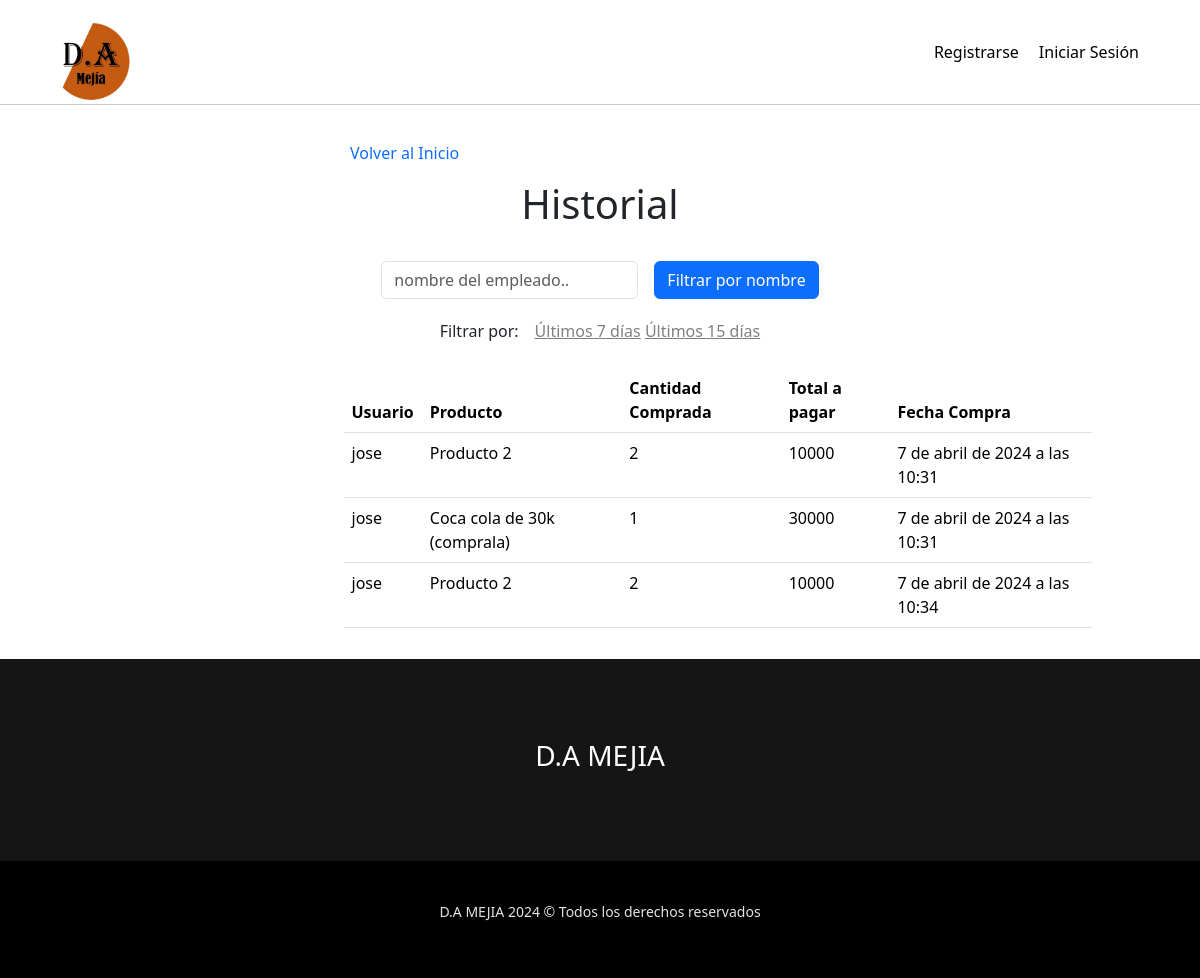
The page /historial/ on the database its author committed.
### tienda/models.py (models this page shows, shortened)
class Factura(models.Model):
    usuario = models.ForeignKey(User, on_delete=models.CASCADE)
    producto=models.ForeignKey(Producto, on_delete=models.CASCADE)
    cantidad = models.IntegerField(default=1,null=False,blank=False)
    fecha_compra = models.DateTimeField(auto_now_add=True)

class Producto(models.Model):
    nombre = models.CharField(max_length=120,null=False,blank=False)
    precio = models.IntegerField(null=False,blank=False)
    cantidad = models.IntegerField(null=False,blank=False)
    categoria = models.ForeignKey(Categoria,on_delete=models.CASCADE)
    imagen = models.ImageField(upload_to="producto", null=False,blank=False)
    creado = models.DateTimeField(auto_now_add=True)
    actualizado = models.DateTimeField(auto_now=True)

### proyectowebapp/views.py (the view)
# urls.py: path('historial/',views.registros,name="Historial"),
def registros(request):
    nombre_usuario = request.GET.get('nombre_usuario')
    ultimos_7_dias = request.GET.get('ultimos_7_dias')
    ultimos_15_dias = request.GET.get('ultimos_15_dias')
    fecha_actual = datetime.now().date()
    fecha_inicio_7_dias = fecha_actual - timedelta(days=7)
    fecha_inicio_15_dias = fecha_actual - timedelta(days=15)
    historial = Factura.objects.all()
    if nombre_usuario:
        historial = historial.filter(usuario__username__icontains=nombre_usuario)
    if ultimos_7_dias:
        historial = historial.filter(fecha_compra__gte=fecha_inicio_7_dias, fecha_compra__lte=fecha_actual)
    if ultimos_15_dias:
        historial = historial.filter(fecha_compra__gte=fecha_inicio_15_dias, fecha_compra__lte=fecha_actual)
    return render(request, 'proyectowebapp/historial.html', {'historial': historial})

### carrito/context_processor.py (called while the page is built)
def importe_total_carro(request):
    total=0
    if request.user.is_authenticated:
        if 'carro' in request.session:
            for key, value in request.session["carro"].items():
                total=total+int(value["precio"])
    else:
        total="Debes hacer login"
    return {"importe_total_carro":total}

### proyectowebapp/templatetags/historial_tags.py (called while the page is built)
@register.filter
def multiplica(value, arg):
    return value * arg

### proyectowebapp/templates/proyectowebapp/historial.html (shortened to what this page needs)
{% extends 'proyectowebapp/base.html' %}
{% load static %}
{% load historial_tags %}
{% block styles %}
<link rel="stylesheet" href="{% static 'css/historial.css' %}">
{% endblock %}
{% block content %}
    <span class="enloace">
        <a class="inicio" href="{% url 'Home' %}">Volver al Inicio</a>
    </span>
    <div class="titulo">
        <h1>Historial</h1>
    </div>
    <div class="container">
        <form method="get" class="d-flex justify-content-center">
            <div class="col-auto mx-2">
                <input class="form-control" placeholder="nombre del empleado.." type="text" aria-label="default input example" name="nombre_usuario" value="{{ request.GET.nombre_empleado }}">
            </div>
            <div class="col-auto mx-2">
                <button type="submit" class="btn btn-primary">Filtrar por nombre</button>
            </div>
        </form>
    </div>
    <div class="container">
        <form method="get" class="d-flex justify-content-center">
            <div class="col-auto mx-2">
                <label>Filtrar por:</label>
            </div>
            <div class="col-auto mx-2">
                <button type="submit" name="ultimos_7_dias" value="true" class="filtrar">Últimos 7 días</button>
                <button type="submit" name="ultimos_15_dias" value="true" class="filtrar">Últimos 15 días</button>
            </div>
        </form>
    </div>
    <div class="resultados">
        <table class="table">
            <thead>
            <tr>
                <th scope="col">Usuario</th>
                <th scope="col">Producto</th>
                <th scope="col">Cantidad Comprada</th>
                <th scope="col">Total a pagar</th>
                <th scope="col">Fecha Compra</th>
            </tr>
            </thead>
            <tbody>
                {% for historia in historial %}
                <tr>
                    <td>{{ historia.usuario.username }}</td>
                    <td>{{ historia.producto.nombre }}</td>
                    <td>{{ historia.cantidad }}</td>
                    <td>{{ historia.cantidad|multiplica:historia.producto.precio }}</td>
                    <td>{{ historia.fecha_compra }}</td>
                </tr>
            {% empty %}
                <tr>
                    <td colspan="5">Sin compras.</td>
                </tr>
            {% endfor %}
            </tbody>
        </table>
    </div>
{% endblock %}

### proyectowebapp/static/css/base.css (style rules this page uses)
:root { --color-principal: #FF5A5F; --color-primary-hover:#d64246; --color-verde:#04A75B; --color-negro: #444A47; --color-fondo: #F7F9FD; --color-footer: #151515; }
a { text-decoration: none; color: black; }
body { font-family: 'Poppins', sans-serif; }
.container { width: 1122px; padding: 0 15px; margin: 0 auto; }
@media screen and (min-width: 1px) { .container { width: auto; max-width: 1122px !important; } }

### proyectowebapp/static/css/historial.css (style rules this page uses)
* { margin: 0; padding: 0; }
.titulo { display: flex; justify-content: center; padding: 15px; }
.container form { padding: 10px 20px; }
.filtrar { border: none; background-color: white; text-decoration: underline; color: gray; }
.resultados { display: flex; justify-content: center; margin: 15px; margin-left: 250px; }
.table { width: 80%; }
.enloace { display: flex; padding-left: 350px; padding-top: 20px; }
a { text-decoration: none; }

### rows shown on the page
Factura: usuario.username "jose", producto.nombre "Producto 2", cantidad "2", cantidad|multiplica "10000", fecha_compra "7 de abril de 2024 a las 10:31"
Factura: usuario.username "jose", producto.nombre "Coca cola de 30k (comprala)", cantidad "1", cantidad|multiplica "30000", fecha_compra "7 de abril de 2024 a las 10:31"
Factura: usuario.username "jose", producto.nombre "Producto 2", cantidad "2", cantidad|multiplica "10000", fecha_compra "7 de abril de 2024 a las 10:34"
